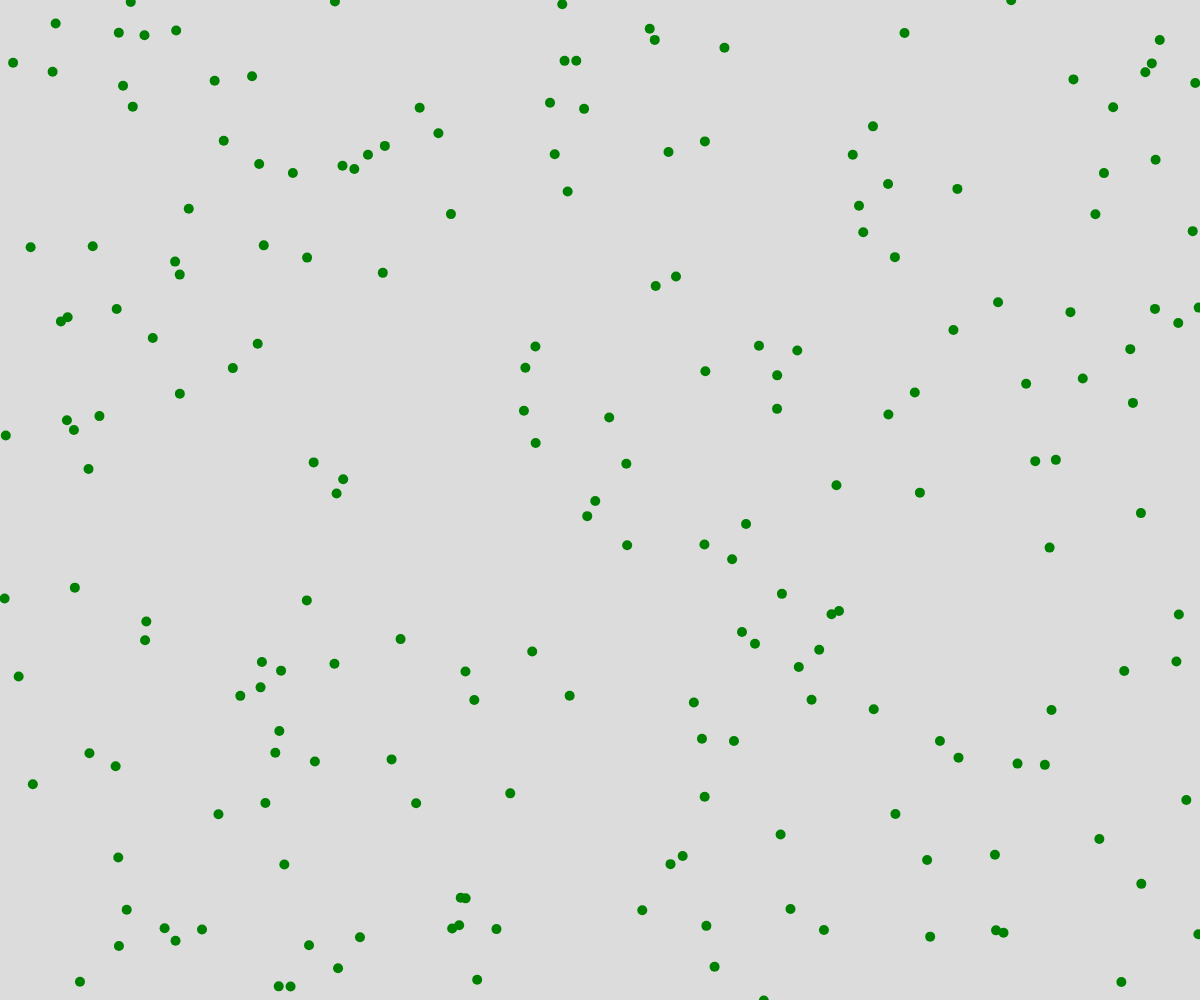
Frame 1 (no input)
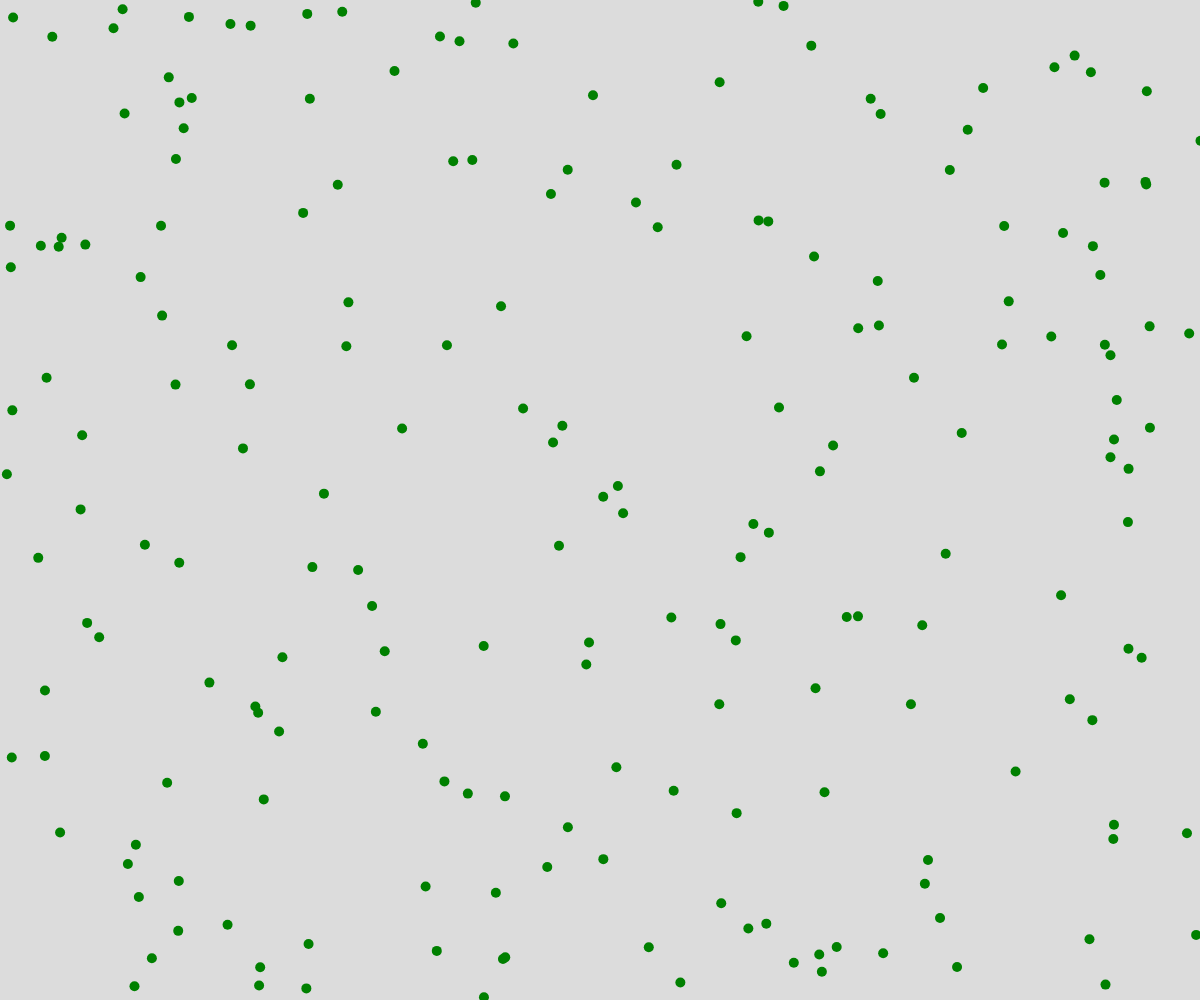
Frame 60 (no input)
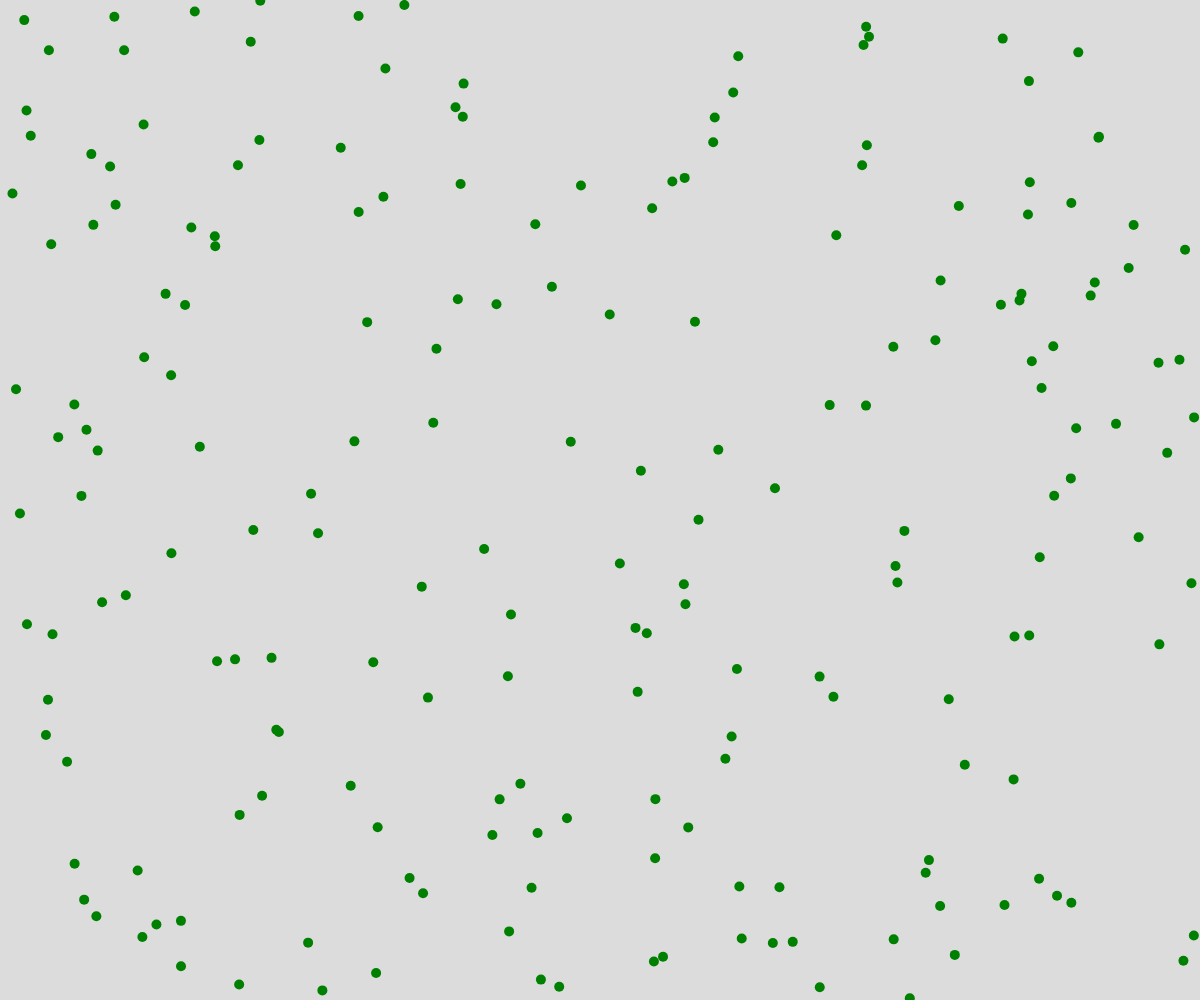
Frame 120 (the mouse pressed at the canvas centre since frame 60)

The p5.js sketch that drew these frames (run headless with seeded random() and noise() and a simulated clock; from frame 60 on, the mouse is pressed at the canvas centre):

// p5.js sketch
// ── sketch.js
let figures = [];
let numFigures = 200;
let panicThreshold = 10; // Distance threshold for panic influence

function setup() {
    createCanvas(windowWidth, windowHeight);
    for (let i = 0; i < numFigures; i++) {
        figures.push(new Figure(random(width), random(height)));
    }
    // Simulate a trigger event
    setTimeout(() => { figures[int(random(numFigures))].panicLevel = 1; }, 5000);
}

function draw() {
    background(220);
    figures.forEach(fig => {
        fig.update(figures);
        fig.display();
    });
}

class Figure {
    constructor(x, y) {
        this.pos = createVector(x, y);
        this.vel = p5.Vector.random2D();
        this.vel.mult(random(3));
        this.panicLevel = 0; // 0 = calm, 1 = panic
    }

    update(others) {
        others.forEach(other => {
            let d = this.pos.dist(other.pos);
            if (d < panicThreshold && other.panicLevel > 0.5) {
                this.panicLevel = 1; // Panic spreads
            }
        });
        if (this.panicLevel > 0.5) {
            this.vel.rotate(random(-PI / 4, PI / 4));
            this.vel.setMag(random(2, 5)); // Increased speed in panic
        }
        this.pos.add(this.vel);
        this.edges();
    }

    display() {
        noStroke();
        fill(this.panicLevel > 0.5 ? color('red') : color('green'));
        ellipse(this.pos.x, this.pos.y, 10 + this.panicLevel * 10);
    }

    edges() {
        if (this.pos.x < 0 || this.pos.x > width) this.vel.x *= -1;
        if (this.pos.y < 0 || this.pos.y > height) this.vel.y *= -1;
    }
}
// ── style.css
body, html {
    margin: 0;
    height: 100%;
    overflow: hidden;
    display: flex;
    justify-content: center;
    align-items: center;
    background: #eee;
}
canvas {
    border: 1px solid black;
}
